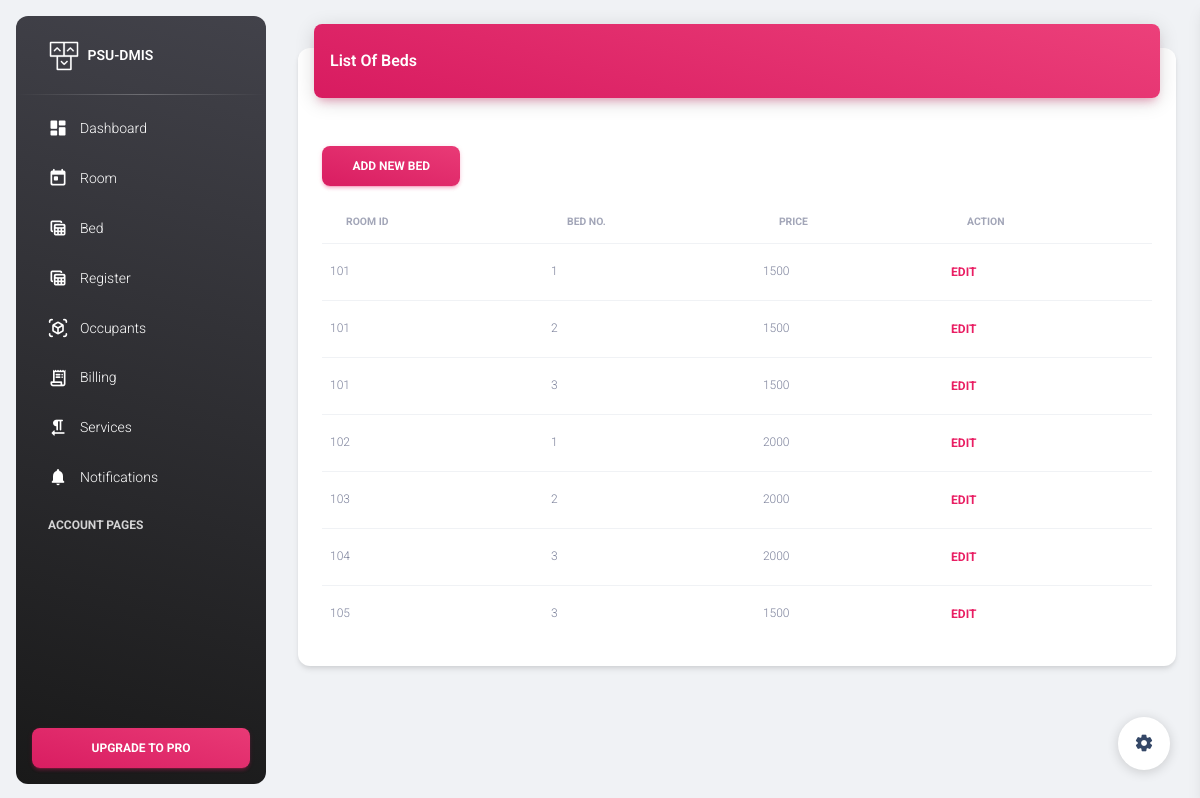
The app's page /bed_list with its own data.
### dormitory/models.py (models this page shows, shortened)
class BaseModel(models.Model):
    created_at = models.DateTimeField(
        auto_now_add=True, db_index=True)
    updated_at = models.DateTimeField(auto_now=True)
    class Meta:
        abstract = True

class Bed(BaseModel):
    room = models.ForeignKey(Room, on_delete=models.CASCADE)
    bed_no = models.CharField(max_length=5)
    price = models.CharField(max_length=25)
    bed_status = models.CharField(max_length=25, default="vacant", verbose_name="Status")
    class Meta:
        verbose_name_plural = "Beds"

### landingpage/views.py (the view)
# urls.py: path('bed_list', BedList.as_view(), name='BedList'),
class BedList(ListView):
    model = Bed
    context_object_name = 'bed'
    template_name = 'bed_list.html'
    paginated_by = 10
    def get_context_data(self, **kwargs):
        context = super().get_context_data(**kwargs)
        return context
    def get_queryset(self, *args, **kwargs):
        qs = super(BedList, self).get_queryset(*args, **kwargs)
        qs = qs.order_by("room_id")
        if self.request.GET.get("q") != None:
            query = self.request.GET.get('q')
            qs = qs.order_by("room_id").filter(Q(room_id__icontains=query))
        return qs

### landingpage/templates/bed_list.html (shortened to what this page needs)
{% extends "base.html" %}
{% load static %}
{% block content %}
<main class="main-content position-relative max-height-vh-100 h-100 border-radius-lg ">
    <div class="container-fluid py-4">
        <div class="row">
            <div class="col-12">
                <div class="card my-4">
                    <div class="card-header p-0 position-relative mt-n4 mx-3 z-index-2">
                        <div class="bg-gradient-primary shadow-primary border-radius-lg pt-4 pb-3">
                            <h6 class="text-white text-capitalize ps-3">List of Beds</h6>
                        </div>
                    </div>
                    <div class="card-body">
                        <div class="col-sm-2">
                            <div class="pull-right">
                            <a href="{% url 'BedAdd' %}" class="btn bg-gradient-primary mt-4 w-100">Add New Bed</a>
                        </div>
                        </div>
                        <div class="table-responsive p-0">
                            <table class="table align-items-center mb-0">
                                <thead>
                                    <tr class="headings">
                                        <th class="text-uppercase text-secondary text-xxs font-weight-bolder opacity-7">
                                            Room ID</th>
                                        <th class="text-uppercase text-secondary text-xxs font-weight-bolder opacity-7">
                                            Bed No.</th>
                                        <th class="text-uppercase text-secondary text-xxs font-weight-bolder opacity-7">
                                            Price</th>
                                        <th class="text-uppercase text-secondary text-xxs font-weight-bolder opacity-7">
                                            Action</th>
                                    </tr>
                                </thead>
                                <tbody>
                                    {% for object in object_list %}
                                    <tr>
                                        <td>
                                            <p class="text-xs text-secondary mb-0">{{ object.room_id }}</p>
                                        </td>
                                        <td class="align-middle">
                                            <p class="text-xs text-secondary mb-0">{{ object.bed_no }}</p>
                                        </td>
                                        <td class="align-middle">
                                            <p class="text-xs text-secondary mb-0">{{ object.price }}</p>
                                        </td>
                                        <td>
                                            <a href="bed_list/{{ object.id }}"
                                                class="btn btn-link pe-3 ps-0 mb-0 ms-auto w-25 w-md-auto"
                                                data-toggle="tooltip">Edit</a>
                                        </td>
                                    </tr>
                                    {% empty %}
                                    <tr>No objects yet.</tr>
                                    {% endfor %}
                                </tbody>
                            </table>
                        </div>
                    </div>
                </div>
            </div>
        </div>
</main>
{% endblock content%}

### landingpage/templates/base.html (shortened to what this page needs)
{% load static %}
<!DOCTYPE html>
<html lang="en">
<head>
  <link href="{% static 'css/nucleo-icons.css' %}" rel="stylesheet" />
  <link href="{% static 'css/nucleo-svg.css' %}" rel="stylesheet" />
  <link id="pagestyle" href="{% static 'css/material-dashboard.css' %}" rel="stylesheet" />
</head>
<body class="g-sidenav-show  bg-gray-200">
  <aside class="sidenav navbar navbar-vertical navbar-expand-xs border-0 border-radius-xl my-3 fixed-start ms-3   bg-gradient-dark" id="sidenav-main">
    <div class="sidenav-header">
      <a class="navbar-brand m-0" href="{% url 'home' %}" target="_blank">
        <img src="{% static 'img/logo-ct.png' %}" class="navbar-brand-img h-100" alt="main_logo">
        <span class="ms-1 font-weight-bold text-white">PSU-DMIS</span>
      </a>
    </div>
    <hr class="horizontal light mt-0 mb-2">
    <div class="collapse navbar-collapse  w-auto " id="sidenav-collapse-main">
      <ul class="navbar-nav">
        <li class="nav-item">
          <a class="nav-link text-white " href="#">
            <div class="text-white text-center me-2 d-flex align-items-center justify-content-center">
              <i class="material-icons opacity-10">dashboard</i>
            </div>
            <span class="nav-link-text ms-1">Dashboard</span>
          </a>
        </li>
        <li class="nav-item">
            <a class="nav-link text-white " href="{% url 'RoomList' %}">
              <div class="text-white text-center me-2 d-flex align-items-center justify-content-center">
                <i class="material-icons opacity-10">today</i>
              </div>
              <span class="nav-link-text ms-1">Room</span>
            </a>
          </li>
          <li class="nav-item">
            <a class="nav-link text-white " href="{% url 'BedList' %}">
              <div class="text-white text-center me-2 d-flex align-items-center justify-content-center">
                <i class="material-icons opacity-10">table_view</i>
              </div>
              <span class="nav-link-text ms-1">Bed</span>
            </a>
          </li>
        <li class="nav-item">
          <a class="nav-link text-white " href="#">
            <div class="text-white text-center me-2 d-flex align-items-center justify-content-center">
              <i class="material-icons opacity-10">table_view</i>
            </div>
            <span class="nav-link-text ms-1">Register</span>
          </a>
        </li>
        <li class="nav-item">
          <a class="nav-link text-white " href="{% url 'OccupantList' %}">
            <div class="text-white text-center me-2 d-flex align-items-center justify-content-center">
              <i class="material-icons opacity-10">view_in_ar</i>
            </div>
            <span class="nav-link-text ms-1">Occupants</span>
          </a>
        </li>
        <li class="nav-item">
          <a class="nav-link text-white " href="#">
            <div class="text-white text-center me-2 d-flex align-items-center justify-content-center">
              <i class="material-icons opacity-10">receipt_long</i>
            </div>
            <span class="nav-link-text ms-1">Billing</span>
          </a>
        </li>
        <li class="nav-item">
          <a class="nav-link text-white " href="{% url 'ServiceList' %}">
            <div class="text-white text-center me-2 d-flex align-items-center justify-content-center">
              <i class="material-icons opacity-10">format_textdirection_r_to_l</i>
            </div>
            <span class="nav-link-text ms-1">Services</span>
          </a>
        </li>
        <li class="nav-item">
          <a class="nav-link text-white " href="#">
            <div class="text-white text-center me-2 d-flex align-items-center justify-content-center">
              <i class="material-icons opacity-10">notifications</i>
            </div>
            <span class="nav-link-text ms-1">Notifications</span>
          </a>
        </li>
        <li class="nav-item mt-3">
          <h6 class="ps-4 ms-2 text-uppercase text-xs text-white font-weight-bolder opacity-8">Account pages</h6>
        </li>
      </ul>
    </div>
    <div class="sidenav-footer position-absolute w-100 bottom-0 ">
      <div class="mx-3">
        <a class="btn bg-gradient-primary mt-4 w-100" href="https://www.creative-tim.com/product/material-dashboard-pro?ref=sidebarfree" type="button">Upgrade to pro</a>
      </div>
    </div>
  </aside>
  {% block content %}
  {% endblock content %}
  <div class="fixed-plugin">
    <a class="fixed-plugin-button text-dark position-fixed px-3 py-2">
      <i class="material-icons py-2">settings</i>
    </a>
  </div>
</body>
</html>

### records on screen
Bed: room_id "101", bed_no "1", price "1500"
Bed: room_id "101", bed_no "2", price "1500"
Bed: room_id "101", bed_no "3", price "1500"
Bed: room_id "102", bed_no "1", price "2000"
Bed: room_id "103", bed_no "2", price "2000"
Bed: room_id "104", bed_no "3", price "2000"
Bed: room_id "105", bed_no "3", price "1500"
